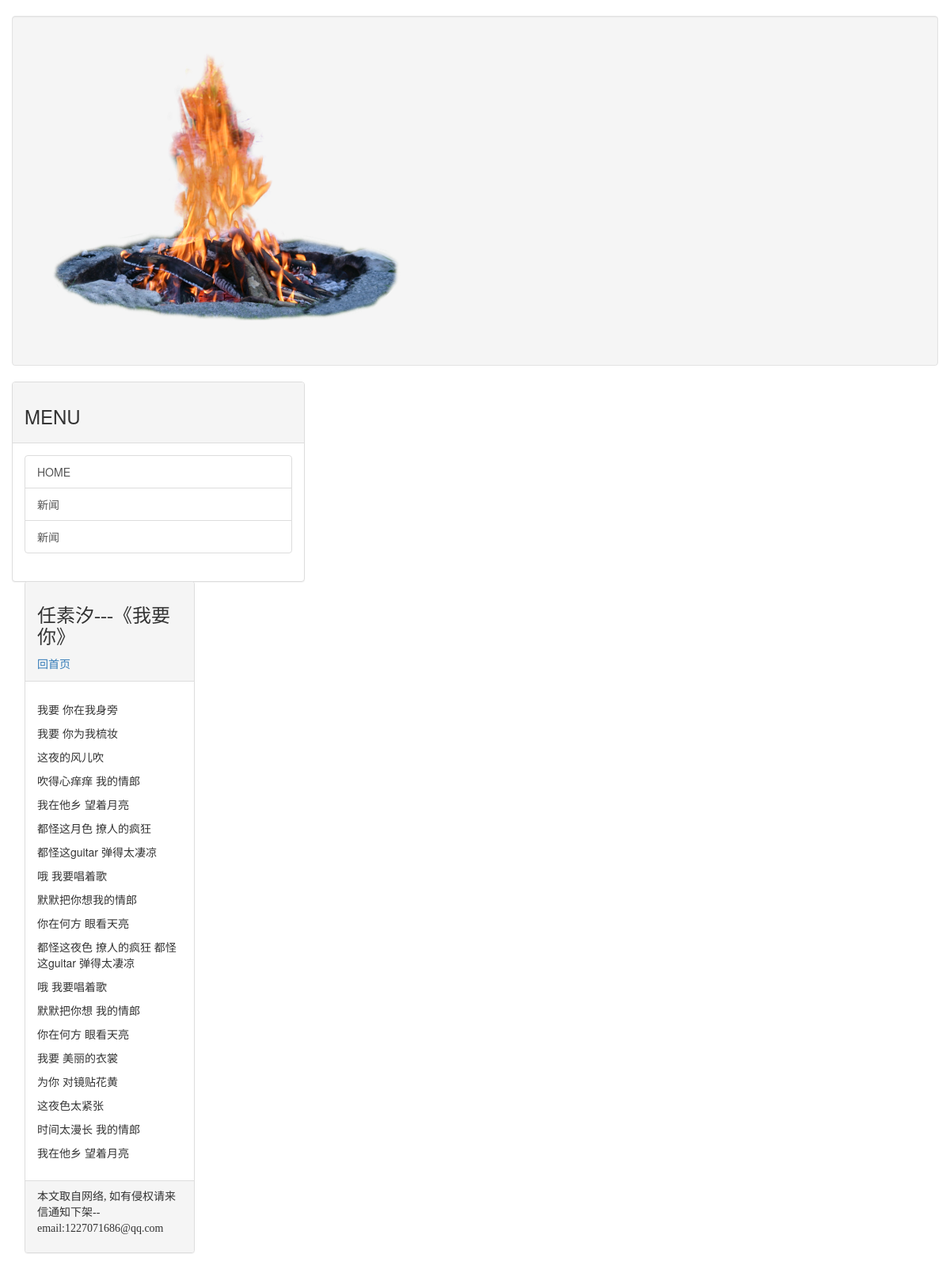
/post/music01/, run on the app's committed database.
### mainsite/models.py (models this page shows, shortened)
class Post(models.Model):
	title = models.CharField(max_length=200)
	slug = models.CharField(max_length=200)
	body = models.TextField()
	pub_date = models.DateTimeField(default=timezone.now)
	class Meta:
		ordering = ('-pub_date',)

### mainsite/views.py (the view)
# urls.py: path('post/<slug:slug>/',showpost),
def showpost(request,slug):
	try:
		post = Post.objects.get(slug=slug)
		if post != None:
			return render(request,'post.html',locals())
	except:
		return redirect('/')

### templates/post.html (shortened to what this page needs)
{% extends 'base.html' %}
{% load markdown_deux_tags %}
{% block headmessage %}
	<h3 style='font-family:微软雅黑;'>{{post.title}}</h3>
	<a style='font-family:微软雅黑;'href='/'>回首页</a>
{% endblock %}
{% block content %}
	<p style='font-family:微软雅黑;font-size:12pt;letter-spacing:2pt;'>
		{{post.body | markdown}}</a>
	</p>
{% endblock %}

### data on the page
Post: title "任素汐---《我要你》", body "我要 你在我身旁 我要 你为我梳妆 这夜的风儿吹 吹得心痒痒 我的情郎 我在他乡 望着月亮 都怪这月色 撩人的疯狂 都怪这guitar 弹得太凄凉 哦 我要唱着歌 默默把你想我的情郎 你在何方 眼看天亮 都怪这夜色 撩人的疯狂 都怪这guitar 弹得太凄凉 哦 我要唱着歌 默默把你想 我的情郎 你在何方 眼看天亮 我要 美丽的衣裳 为你 对镜贴花黄 这夜色太紧张 时间太漫长 我的情郎 我在他乡 望着月亮"
